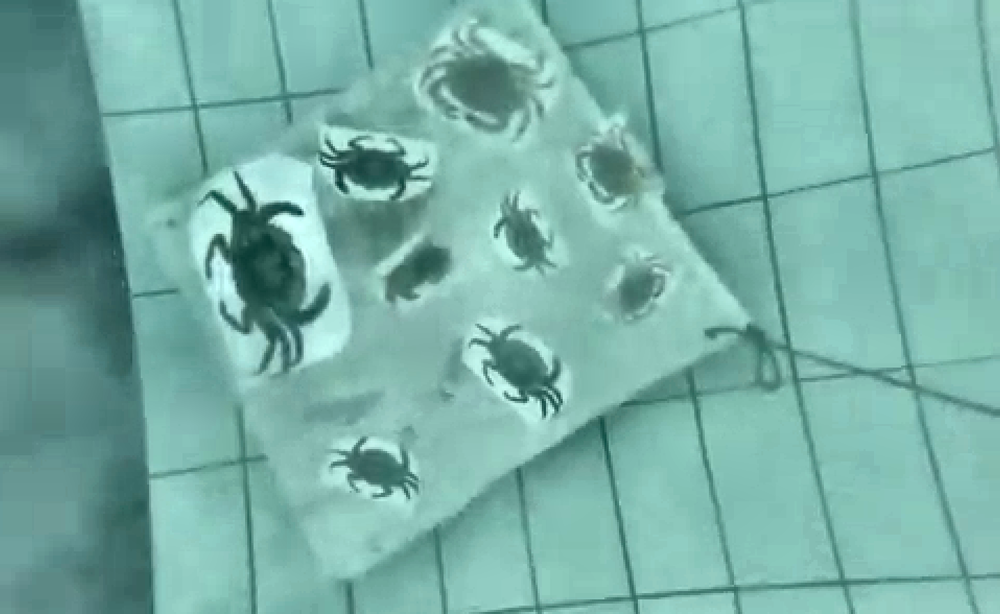
#> input picture color_correction/Edited image.png, 1000 x 614 px, shrunk from 1436 x 882 before the run
$ python test.py
#> lines starting #> are read from the running program, lines starting #| are printed output that depends on the picture
import cv2
import numpy as np

# Load the underwater image
img = cv2.imread("Edited image.png")
#> img is the input picture: shape (614, 1000, 3); mean B, G, R 167.2, 176.3, 120.3

# Split into B, G, R channels
b, g, r = cv2.split(img)
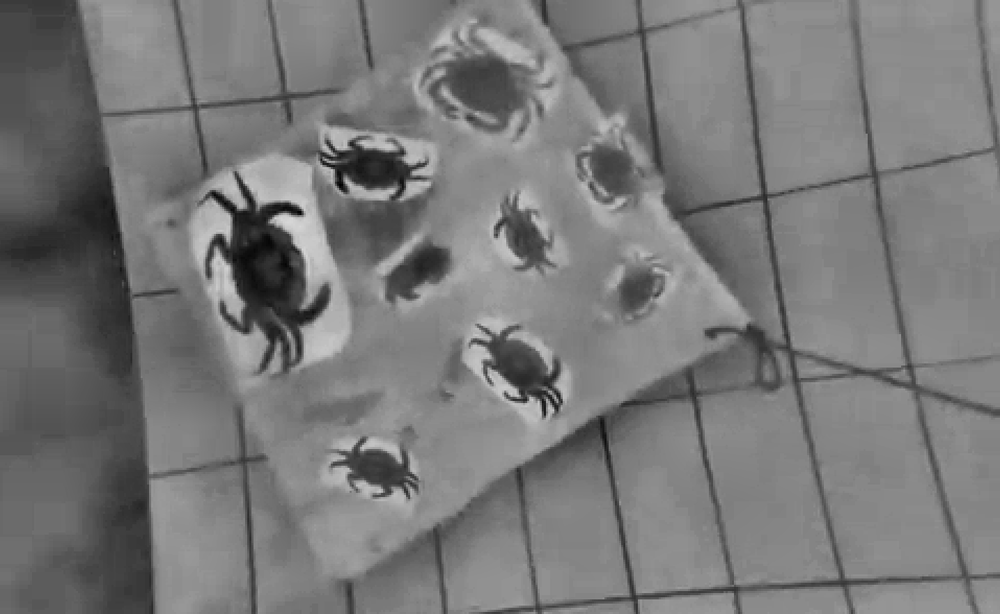
#> r: shape (614, 1000); min 0, max 215, mean 120.3

# 1. Convert to float32 for precision math
b = b.astype(np.float32)
g = g.astype(np.float32)
r = r.astype(np.float32)

# 2. Compensate for Red channel loss
# Water absorbs Red heavily. We compensate using Green/Blue averages.
mean_b = np.mean(b)
#> mean_b = 167.2
mean_g = np.mean(g)
#> mean_g = 176.3
mean_r = np.mean(r)
#> mean_r = 120.3

# If red is severely attenuated, boost it dynamically relative to green
if mean_r < mean_g:
    r = r + (mean_g - mean_r) * 1.5
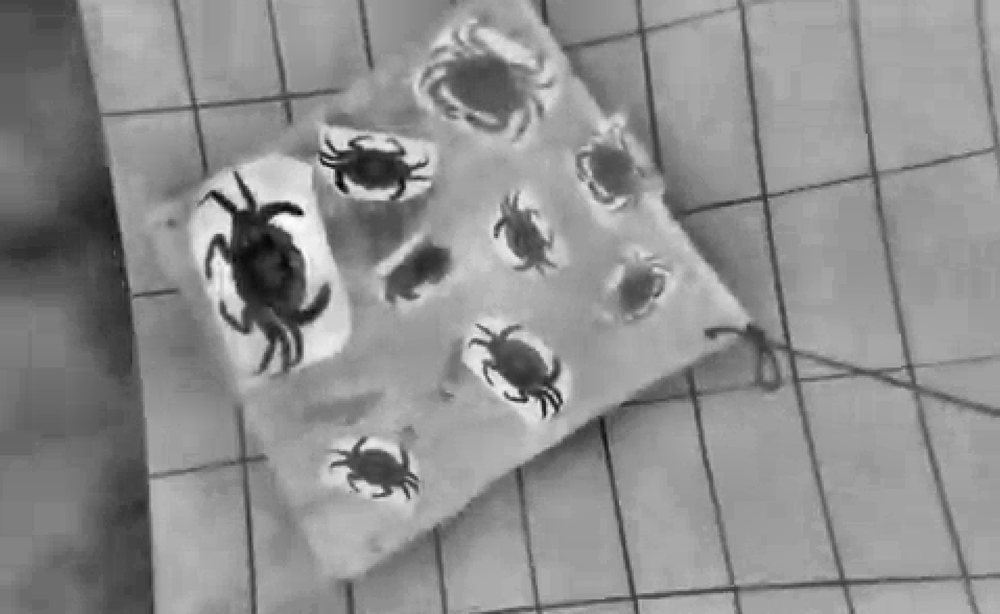
#> r: shape (614, 1000) float32; min 84.01, max 299, mean 204.3; drawn with min black and max white

# 3. Histogram Stretching function to normalize each channel individually
def normalize_channel(channel):
    min_val = np.percentile(channel, 1)  # Reject bottom 1% noise
#> min_val = 77
    max_val = np.percentile(channel, 99) # Reject top 1% noise
#> max_val = 230
    stretched = (channel - min_val) * (255.0 / (max_val - min_val + 1e-5))
    return np.clip(stretched, 0, 255)
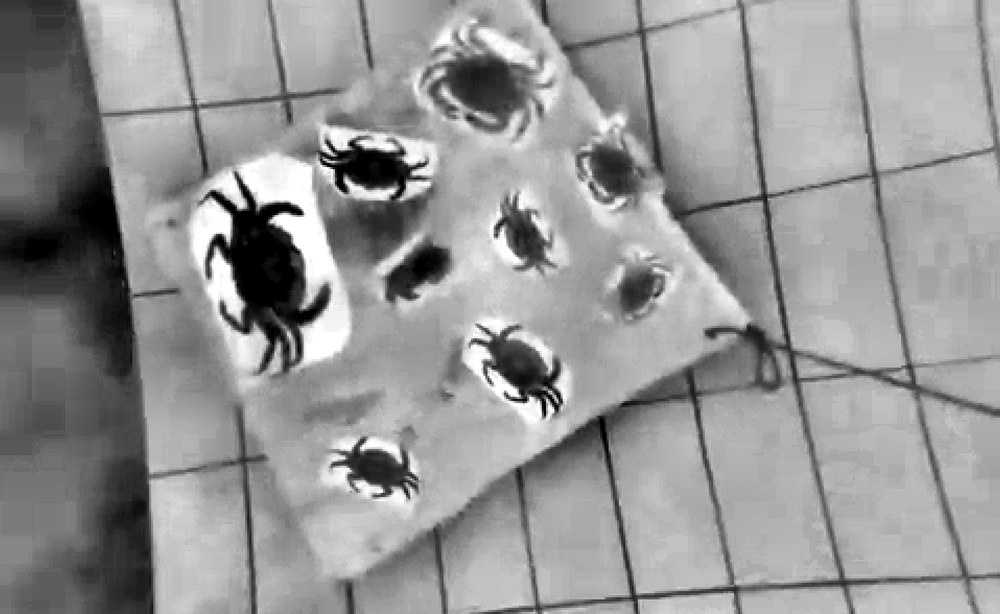
#> returned value: shape (614, 1000) float32; min 0, max 255, mean 150.4

b_norm = normalize_channel(b)
g_norm = normalize_channel(g)
#> in normalize_channel (call 2), `min_val = np.percentile(channel, 1)`: min_val = 82
#> in normalize_channel (call 2), `max_val = np.percentile(channel, 99)`: max_val = 238
#> in normalize_channel (call 2), `stretched = (channel - min_val) * (255.0 / (max_val - min_val + 1e-5))`:
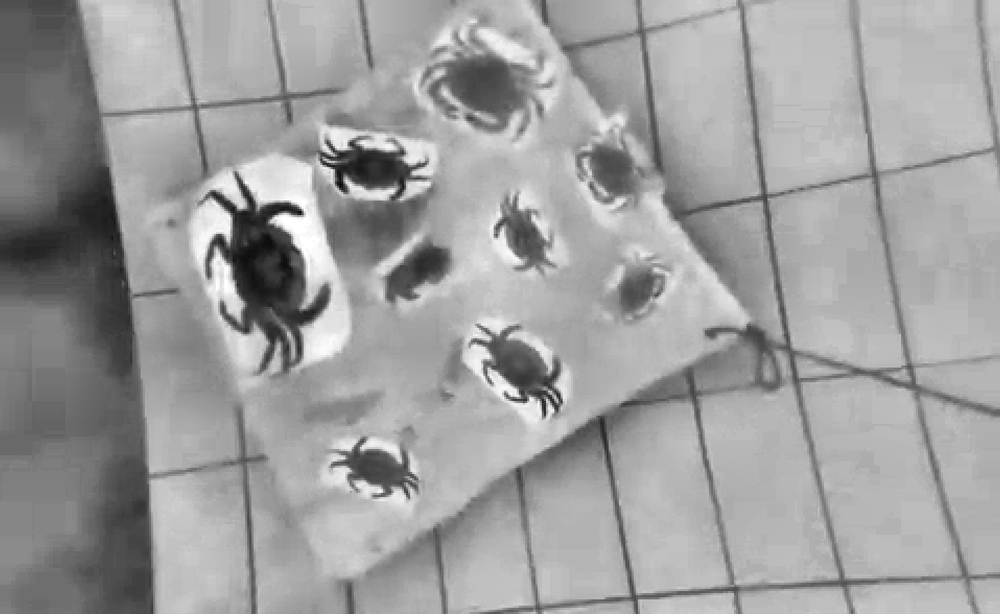
#> stretched: shape (614, 1000) float32; min -57.21, max 282.8, mean 154.2; drawn with min black and max white
r_norm = normalize_channel(r)

# Merge back into BGR
balanced_bgr = cv2.merge([b_norm, g_norm, r_norm]).astype(np.uint8)

# 4. Final step: Enhancing contrast via LAB space for sharpness
lab = cv2.cvtColor(balanced_bgr, cv2.COLOR_BGR2LAB)
#> lab: shape (614, 1000, 3); mean of channels 0, 1, 2 157.9, 123.6, 128.8
l, la, lb = cv2.split(lab)
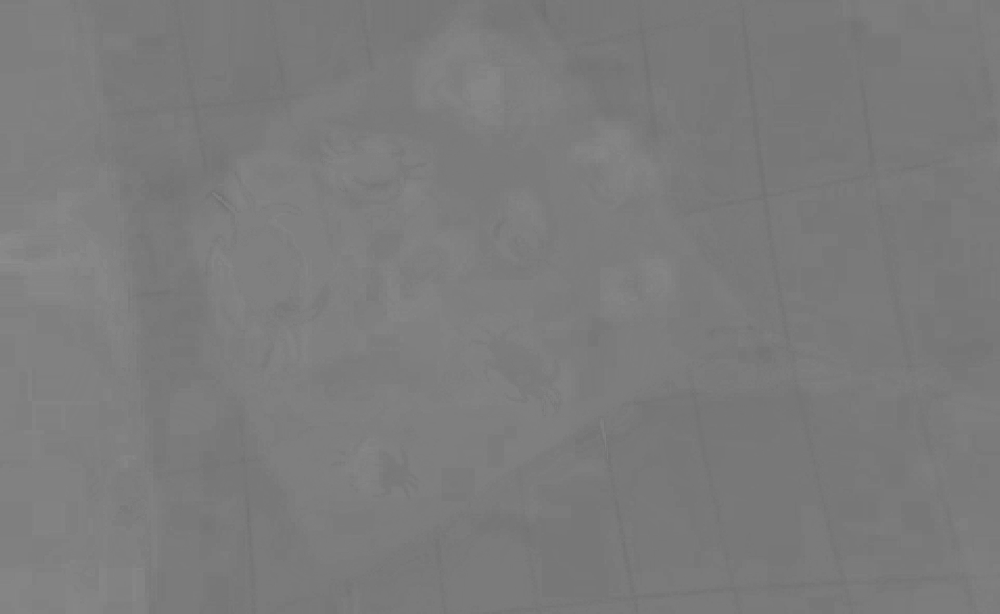
#> la: shape (614, 1000); min 111, max 141, mean 123.6
clahe = cv2.createCLAHE(clipLimit=2.0, tileGridSize=(8, 8))
l_enhanced = clahe.apply(l)
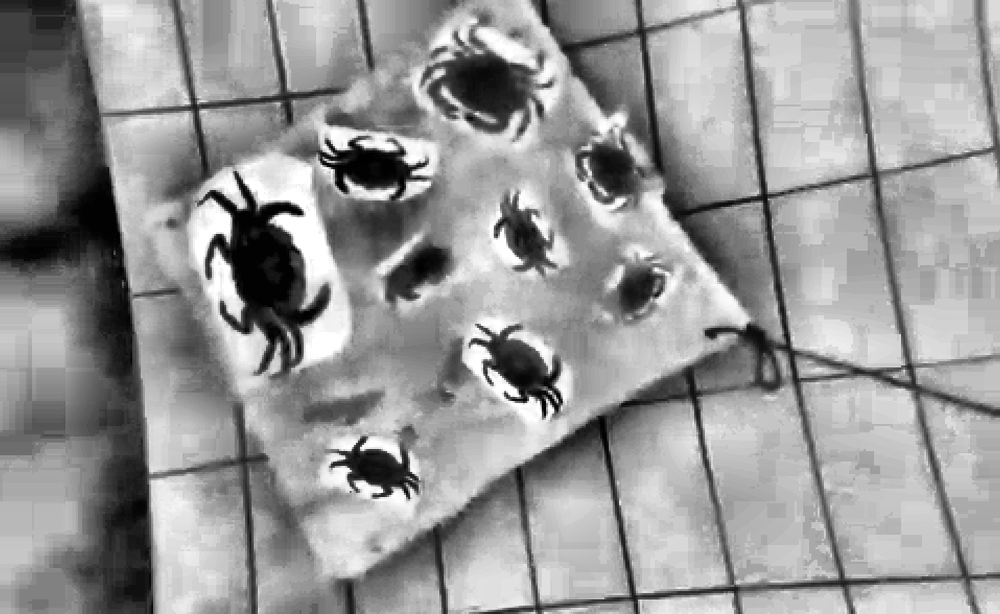
#> l_enhanced: shape (614, 1000); min 0, max 255, mean 151.7

final_img = cv2.cvtColor(cv2.merge([l_enhanced, la, lb]), cv2.COLOR_LAB2BGR)
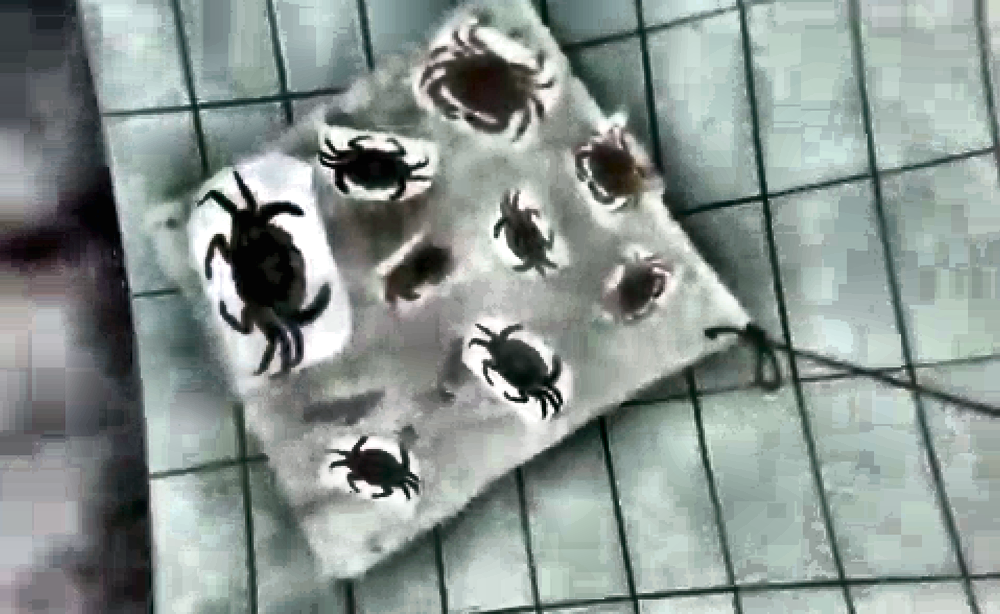
#> final_img: shape (614, 1000, 3); mean B, G, R 144.2, 148.1, 137.7

# Save the real-to-life result
cv2.imwrite("underwater_corrected.jpg", final_img)
